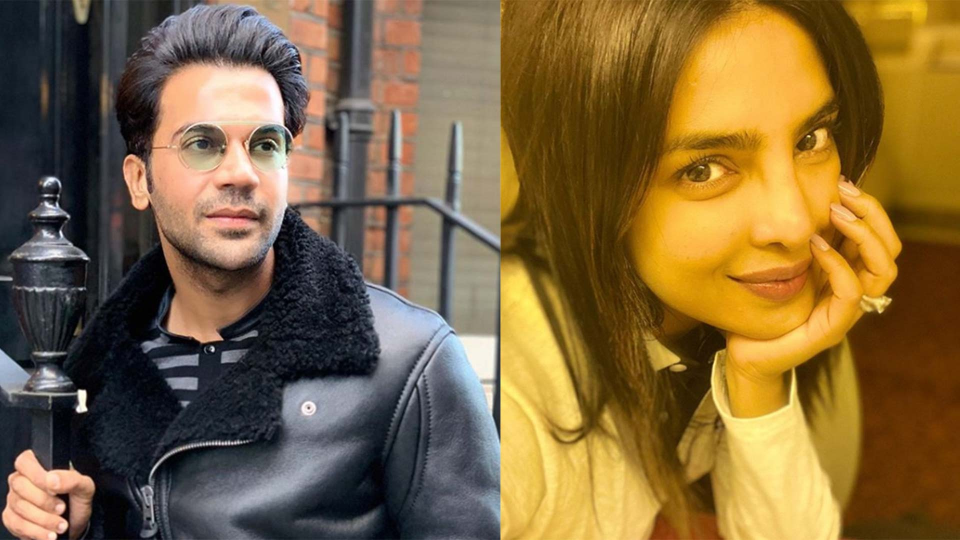
#> input picture model/dataset/full_images/other/6 Bollywood actors who are making their.jpg, 1920 x 1080 px, given in place of the camera (shown at 1/2 size)
$ python getdataset.py
#> lines starting #> are read from the running program, lines starting #| are printed output that depends on the picture
### server/util.py
import joblib
import json
import numpy as np
import shutil
from wavelet import w2d
import cv2
import time
import os


__model = None

path_to_data_test = "./model/images_to_classified/"
path_to_cr_data_test = "./model/images_to_classified_cr/"

# [54 lines left out: functions classify_image, load_saved_artifacts, not called in this run]

def get_cropped_image_if_2_eyes(image_path):
    face_cascade = cv2.CascadeClassifier('./server/opencv/haarcascades/haarcascade_frontalface_default.xml')
    eye_cascade = cv2.CascadeClassifier('./server/opencv/haarcascades/haarcascade_eye.xml')

    img = cv2.imread(image_path)

    if img is not None:
        gray = cv2.cvtColor(img, cv2.COLOR_BGR2GRAY)
        faces = face_cascade.detectMultiScale(gray, 1.3, 5)
        for (x,y,w,h) in faces:
            roi_gray = gray[y:y+h, x:x+w]
            roi_color = img[y:y+h, x:x+w]
            eyes = eye_cascade.detectMultiScale(roi_gray)
            if len(eyes) >= 2:
                return roi_color

# [57 lines that do not run on import are left out]

### server/getdataset.py
import numpy as np
import cv2
import time
import os
import shutil
import joblib
import json
from util import get_cropped_image_if_2_eyes
from wavelet import w2d
from xgboost import XGBClassifier
from sklearn.preprocessing import StandardScaler
from sklearn.model_selection import train_test_split
from sklearn.pipeline import Pipeline

__class_name_to_number = {}
__class_number_to_name = {}

timeout = 30
timeout_start = time.time()
cap = cv2.VideoCapture(0)

image_folder_path = "./model/dataset/full_images/person/"
path_to_data = "./dataset/full_images/"
path_to_cr_data = "./dataset/cropped/"


if os.path.exists(image_folder_path):
    shutil.rmtree(image_folder_path)
os.mkdir(image_folder_path)

count_of_image = 1

while time.time() < timeout_start + timeout :
    ret, frame = cap.read()
#> frame is the input picture: shape (1080, 1920, 3); mean B, G, R 61.4, 102.1, 127.4

    image = np.zeros(frame.shape, np.uint8)
    image = frame

    cv2.imshow('frame',image)

    if cv2.waitKey(1) == ord('q'):
#> (key q is pressed here)
        break

    imagepath = image_folder_path + "training_image" + str(count_of_image) + ".png"

    cv2.imwrite(imagepath, image)
    count_of_image +=1


if os.path.exists(path_to_cr_data):
    shutil.rmtree(path_to_cr_data)
os.mkdir(path_to_cr_data)

img_dirs = []
for entry in os.scandir(path_to_data):
    if entry.is_dir():
        img_dirs.append(entry.path)

individual_file_names_dict = {}
for img_dir in img_dirs:
    count = 1
    individual_name = img_dir.split('/')[-1]

    individual_file_names_dict[individual_name] = []

    cropped_individual_folder = path_to_cr_data + individual_name
    os.mkdir(cropped_individual_folder)

    for entry in os.scandir(img_dir):
        roi_color = get_cropped_image_if_2_eyes(entry.path)
#> in get_cropped_image_if_2_eyes, `gray = cv2.cvtColor(img, cv2.COLOR_BGR2GRAY)`:
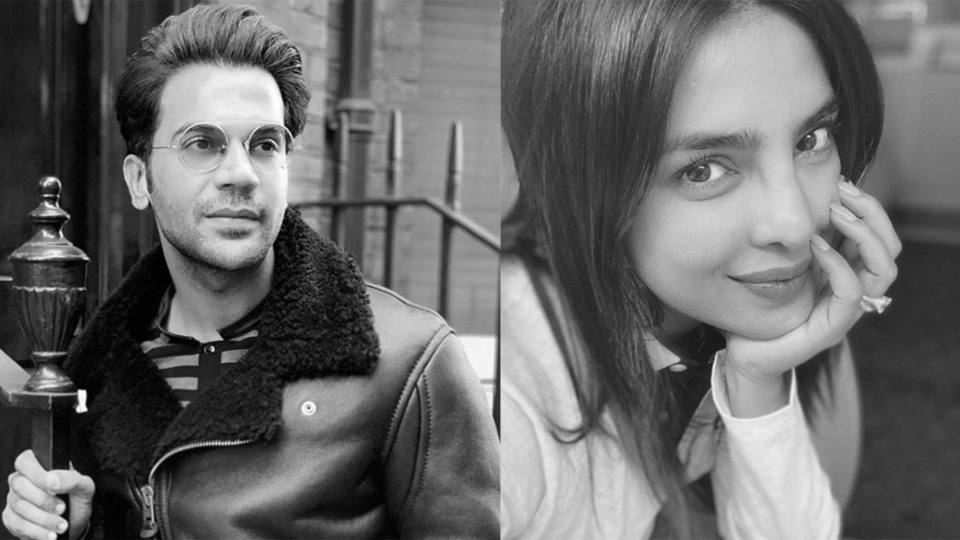
#> gray: shape (1080, 1920) (shown at 1/2 size); min 0, max 255, mean 105
#> in get_cropped_image_if_2_eyes, `faces = face_cascade.detectMultiScale(gray, 1.3, 5)`: faces = [[281, 141, 376, 376], [1223, 96, 611, 611]]
#> the loop in get_cropped_image_if_2_eyes, `for (x,y,w,h) in faces:` made 1 pass
#> pass 1, in get_cropped_image_if_2_eyes, `roi_gray = gray[y:y+h, x:x+w]`:
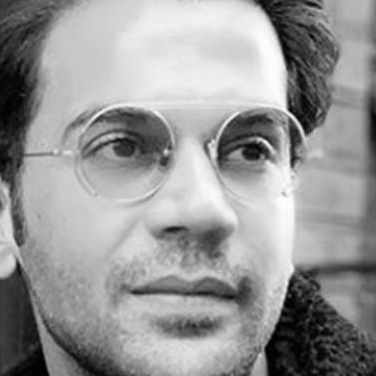
#> roi_gray: shape (376, 376); min 0, max 255, mean 150.8
#> pass 1, in get_cropped_image_if_2_eyes, `roi_color = img[y:y+h, x:x+w]`:
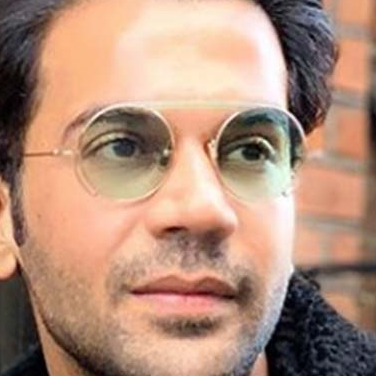
#> roi_color: shape (376, 376, 3); mean B, G, R 123.1, 142.4, 177.8
        if roi_color is not None:
            cropped_file_name = "image_cropped" + str(count) + ".png"
            cropped_file_path = cropped_individual_folder + '/' + cropped_file_name

            cv2.imwrite(cropped_file_path, roi_color)
            individual_file_names_dict[individual_name].append(cropped_file_path)
            count += 1

with open("./server/artifacts/class_dictionary.json", "r") as f:
#> (reads server/artifacts/class_dictionary.json from the repository)
    __class_name_to_number = json.load(f)
    __class_number_to_name = {v:k for k,v in __class_name_to_number.items()}


X, y = [], []

#> (the run stopped early here; a loop or call above may not have finished)
